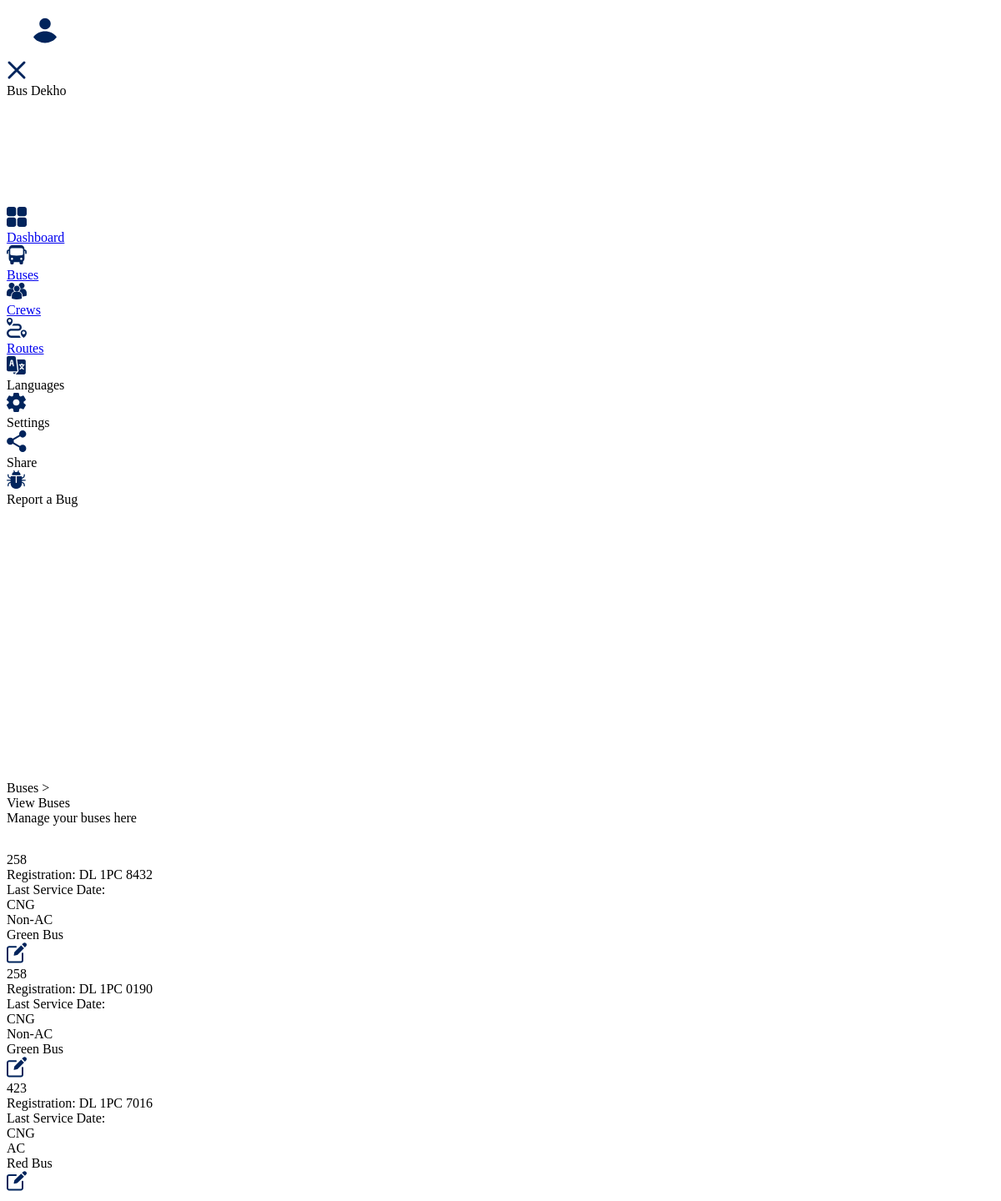
Screenshot of /admin/busView.php (signed in) with the database file from the repository.
### tables this page shows
CREATE TABLE `bus_master` (
  `bus_id` int NOT NULL AUTO_INCREMENT,
  `lineup_id` int DEFAULT NULL,
  `bus_name` varchar(64) DEFAULT NULL,
  `registration` varchar(64) DEFAULT NULL,
  `last_service_date` date DEFAULT NULL,
  `activity` tinyint DEFAULT '1',
  PRIMARY KEY (`bus_id`)
);

CREATE TABLE `bus_lineup_master` (
  `lineup_id` int NOT NULL AUTO_INCREMENT,
  `color` varchar(32) DEFAULT NULL,
  `fuel_type` varchar(32) DEFAULT NULL,
  `bus_type` varchar(32) DEFAULT NULL,
  `capacity` int DEFAULT NULL,
  `count` int DEFAULT '0',
  `activity` tinyint DEFAULT '1',
  PRIMARY KEY (`lineup_id`)
);

### admin/busView.php (the view, shortened to what this page needs)
<?php
    include("./../connection/connection.php");
?>
<!DOCTYPE html>
<html lang="en">
    <body>
        <?php include("./topNavigation.php") ?>
        <?php include("./sideNavigation.php") ?>
        <div class="container relative">
            <div style="margin-top: 64px; margin-bottom: 32px;">
                <div class="flex align-center font-28 color-2">Buses >&nbsp;<div class="font-14">View Buses</div></div>
                <div class="font-14 color-2">Manage your buses here</div>
            </div>
            <div class="flex flex-column gap-16">
                <?php
                    $query = "SELECT
                                bm.`bus_id`,
                                bm.`bus_name`,
                                bm.`registration`,
                                IFNULL(bm.`last_service_date`, '') AS last_service_date,
                                blm.`color`,
                                blm.`fuel_type`,
                                blm.`bus_type`,
                                blm.`capacity`
                            FROM `bus_master` bm
                            LEFT JOIN `bus_lineup_master` blm ON blm.`lineup_id` = bm.`lineup_id`";
                    $data = mysqli_query($connection, $query);
                    while($ar = mysqli_fetch_array($data))
                    {
                ?>
                        <div class="flex align-center gap-16 px-16 py-8 br-8 bs-8 bg-color-2">
                            <div class="flex flex-column gap-8 w100-percent">
                                <div class="flex justify-between align-center">
                                    <div class="font-20"><?php echo $ar['bus_name']; ?></div>
                                    <div class="font-16">Registration: <?php echo $ar['registration']; ?></div>
                                </div>
                                <div class="font-16">Last Service Date: <?php echo $ar['last_service_date']; ?></div>
                                <div class="flex justify-between align-center">
                                    <div class="flex align-center gap-8">
                                        <div class="marker color-1"><?php echo $ar['fuel_type']; ?></div>
                                        <div class="marker color-1"><?php echo $ar['bus_type']; ?></div>
                                    </div>
                                    <div class="marker color-1"><?php echo $ar['color']; ?> Bus</div>
                                </div>
                            </div>
                            <div>
                                <img src="./../res/icons/edit.svg" alt="" width="24px">
                            </div>
                        </div>
                <?php
                    }
                ?>
            </div>
        </div>
    <body>
</html>

### admin/topNavigation.php
<link rel="stylesheet" href="./../css/navigation.css">
<div class="top-navbar flex justify-between align-center relative">
    <img src="./../res/icons/ham-burger.svg" alt="" width="24px" onclick="toggleSideNav()">
    <a class="flex" href="logout.php"><img src="./../res/icons/user.svg" alt="" width="36px"></a>
</div>

### admin/sideNavigation.php
<div id="side-navigation" class="flex flex-column gap-8 absolute bs-8 bg-color-2" style="border-radius: 0px 8px 8px 0px;">
    <div class="flex justify-end px-16" style="margin-top: 16px;">
        <img src="./../res/icons/cross.svg" alt="" width="24px" onclick="toggleSideNav()">
    </div>
    <div class="flex align-end px-16 py-8" style="height: 144px;">
        <div class="font-28">Bus Dekho</div>
    </div>
    <div class="bg-color-1" style="height: 4px;"></div>
    <div class="flex flex-column gap-32 px-16 py-8">
        <a href="dashboard.php">
            <div class="flex align-center gap-16">
                <img src="./../res/icons/dashboard.svg" alt="" width="24px">
                <div class="font-20">Dashboard</div>
            </div>
        </a>
        <a href="buses.php">
            <div class="flex align-center gap-16">
                <img src="./../res/icons/bus.svg" alt="" width="24px">
                <div class="font-20">Buses</div>
            </div>
        </a>
        <a href="crews.php">
            <div class="flex align-center gap-16">
                <img src="./../res/icons/crews.svg" alt="" width="24px">
                <div class="font-20">Crews</div>
            </div>
        </a>
        <a href="routes.php">
            <div class="flex align-center gap-16">
                <img src="./../res/icons/trips.svg" alt="" width="24px">
                <div class="font-20">Routes</div>
            </div>
        </a>
        <div class="flex align-center gap-16">
            <img src="./../res/icons/languages.svg" alt="" width="24px">
            <div class="font-20">Languages</div>
        </div>
        <div class="flex align-center gap-16">
            <img src="./../res/icons/settings.svg" alt="" width="24px">
            <div class="font-20">Settings</div>
        </div>
        <div class="flex align-center gap-16">
            <img src="./../res/icons/share.svg" alt="" width="24px">
            <div class="font-20">Share</div>
        </div>
        <div class="flex align-center gap-16">
            <img src="./../res/icons/bugs.svg" alt="" width="24px">
            <div class="font-20">Report a Bug</div>
        </div>
    </div>
</div>

### css/navigation.css (style rules this page uses)
.top-navbar { padding: 0px var(--side-padding); margin-top: 16px; z-index: 3; }
#side-navigation { left: -75vw; top: 0px; width: 75vw; min-height: 100vh; z-index: 8; transition: 0.5s ease-in-out; }

### rows the page displays
bus_master: bus_name "258", registration "DL 1PC 8432", lineup.fuel_type "CNG", lineup.bus_type "Non-AC", lineup.color "Green"
bus_master: bus_name "258", registration "DL 1PC 0190", lineup.fuel_type "CNG", lineup.bus_type "Non-AC", lineup.color "Green"
bus_master: bus_name "423", registration "DL 1PC 7016", lineup.fuel_type "CNG", lineup.bus_type "AC", lineup.color "Red"
